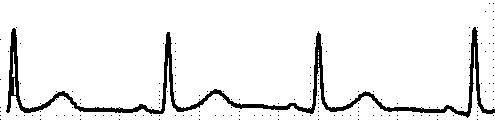
#> input picture 1.jpg, 495 x 120 px; its folder holds only this picture in this run
$ jupyter execute --allow-errors Larkai_Assignment.ipynb
#> lines starting #> are read from the running program, lines starting #| are printed output that depends on the picture
#> further down, img is the input picture: shape (120, 495); min 0, max 255, mean 236.9
[cell 1]
try:
  import numpy as np
  import matplotlib.pyplot as plt
  import cv2
except:
  !pip install numpy
  !pip install matplotlib
  !pip install opencv-python
  import numpy as np
  import matplotlib.pyplot as plt
  import cv2

[cell 2]
file_names=[f'{i}.jpg' for i in range(1,6)]

[cell 3]
def generate1DSignal(img):
  ## Remove noise from the image with median filter/kernel of size 5x5.
  img = cv2.medianBlur(img, 5)
  signal1d=[]
  #For each column in the image find the mean of row indices of the black pixel values
  # and store in signal2d
  # When you will plot signal1d using matplotlib, you will get a plot similar to the signal
  #present in the image.
  for i in range(img.shape[1]):
    indices=[]
    for j in range(img.shape[0]):
      if(img[j][i]<20):
        indices.append(j)
    try:
      signal1d.append(sum(indices)/len(indices))
    except:
      pass
  signal1d=img.shape[0]-np.array(signal1d)
#> `generated_signal=generate1DSignal(img)`: generated_signal = 488 values, max 71.5 at index 467, min 6 at index 458, mean 16.85
#> `plt.savefig("generated_signal"+file[0])`:
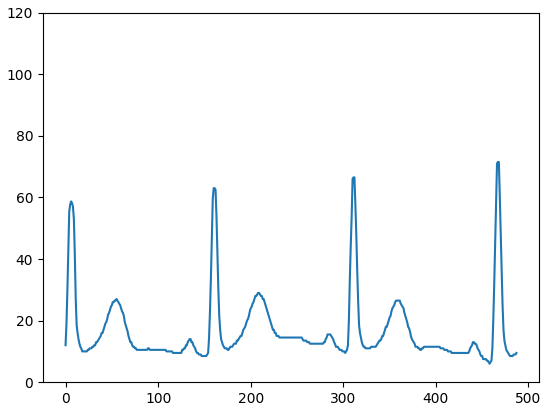
#> figure drawn by matplotlib, 1 panel; curve peaks at x = 467, y = 71.5
  # print(signal1d)
  return signal1d

#> (a cell that did not finish here is left out)
